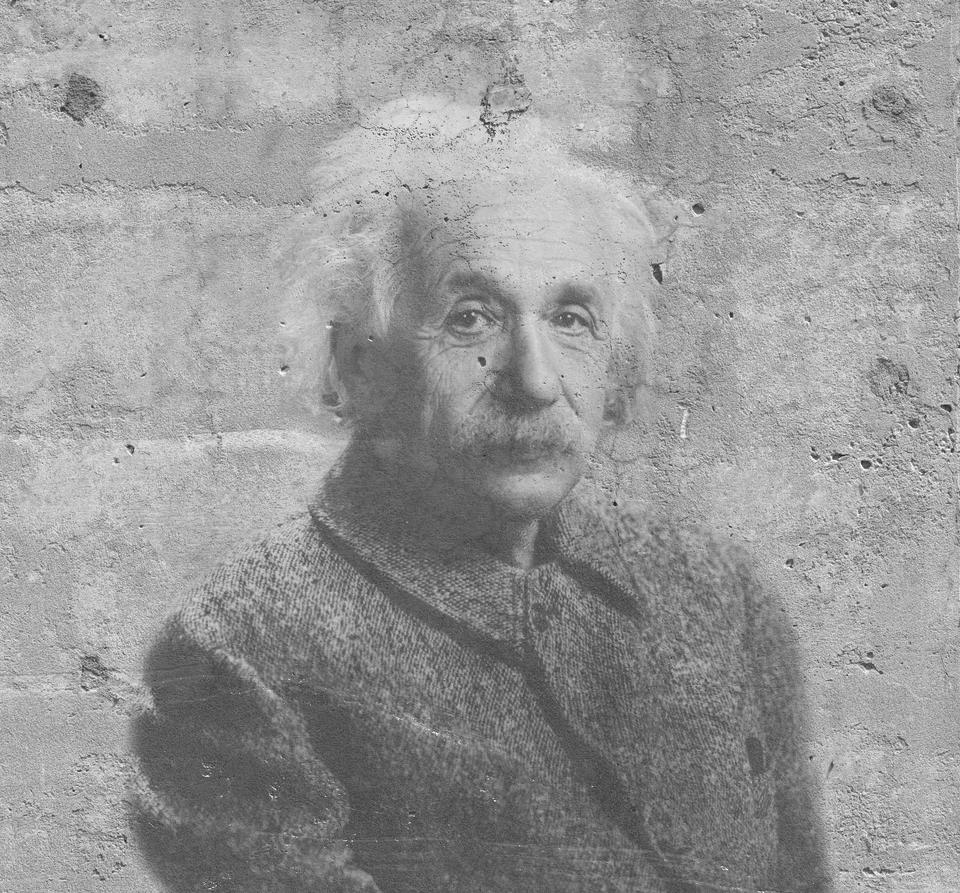
#> input picture test-4.jpg, 960 x 893 px, found by its file name
$ python canny-edge.py
#> lines starting #> are read from the running program, lines starting #| are printed output that depends on the picture
import cv2
import numpy as np

img = cv2.imread('/home/sumitsaha/Desktop/test-4.jpg',cv2.IMREAD_GRAYSCALE)
#> img is the input picture: shape (893, 960); min 17, max 255, mean 152.2

filter = cv2.Canny(img,100,200)
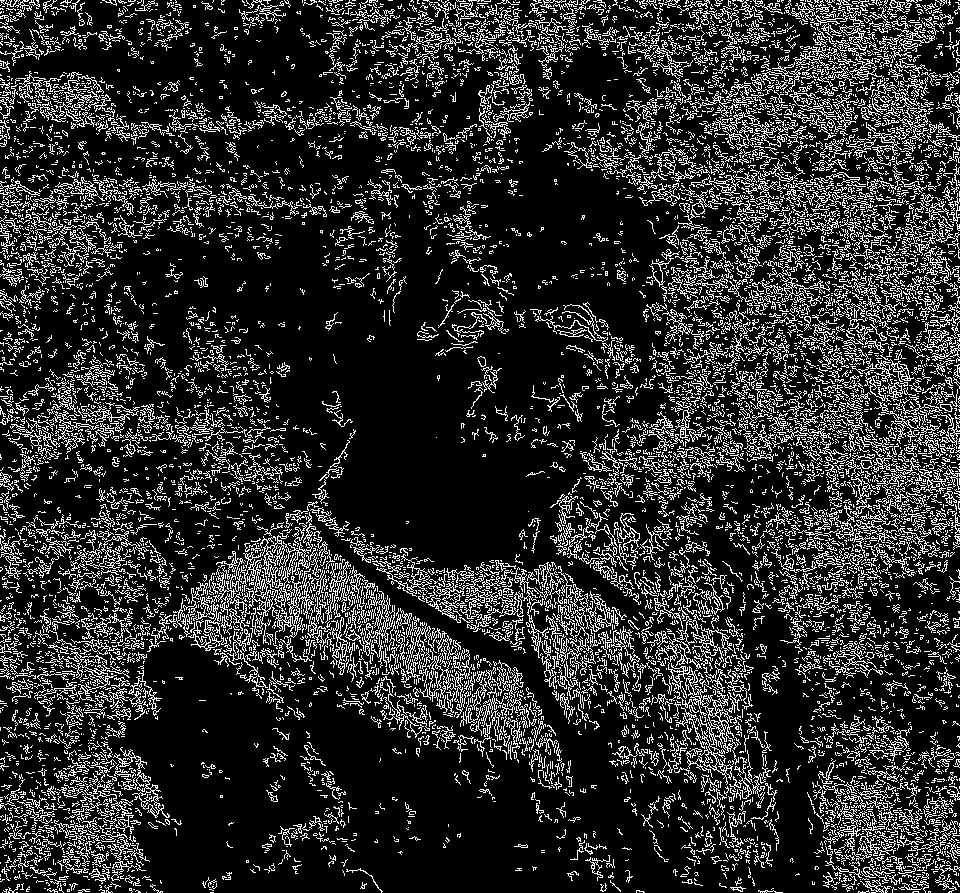
#> filter: shape (893, 960); 17.6% white in thin lines or dots

cv2.imshow('Original',img)
cv2.imshow('Laplacian Filter',filter)

cv2.waitKey(0)
